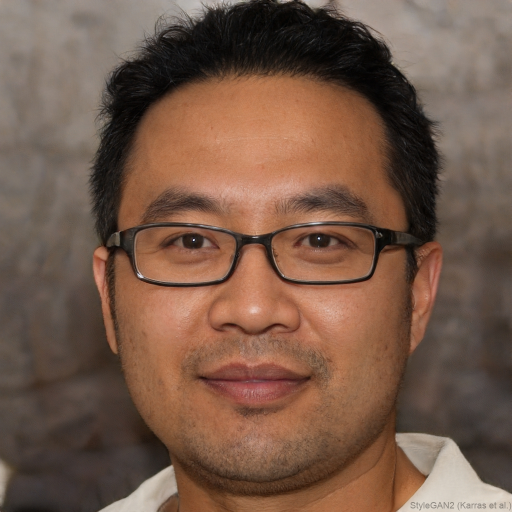
#> input picture backend/test.jpg, 1024 x 1024 px (shown at 1/2 size)
$ python diagnose.py
#> lines starting #> are read from the running program, lines starting #| are printed output that depends on the picture
import cv2
import numpy as np

for f in ['test.jpg', 'dark.jpg', 'indian.jpg']:
    img = cv2.imread(f)
#> img is the input picture: shape (1024, 1024, 3); mean B, G, R 73, 89.1, 117.5
    if img is None:
        print(f'{f}: Could not read file')
        continue
    img = cv2.resize(img, (400, 400))
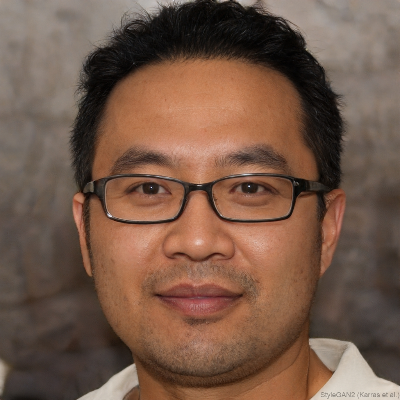
#> img: shape (400, 400, 3); mean B, G, R 72.9, 88.9, 117.3
    lab = cv2.cvtColor(img, cv2.COLOR_BGR2LAB)
#> lab: shape (400, 400, 3); mean of channels 0, 1, 2 101.5, 137.4, 141.7
    center = lab[150:250, 150:250].reshape(-1, 3)
    avg = center.mean(axis=0)
#> avg = [126.6, 145.3, 149.6]
    b_centered = avg[2] - 128
#> b_centered = 21.58
    L_adjusted = avg[0] - 50
#> L_adjusted = 76.61
    ITA = float(__import__('numpy').degrees(__import__('numpy').arctan2(L_adjusted, b_centered + 1e-6)))
#> ITA = 74.27
    print(f'{f}: L={avg[0]:.1f} a={avg[1]:.1f} b={avg[2]:.1f} ITA={ITA:.1f}')
#| test.jpg: L=126.6 a=145.3 b=149.6 ITA=74.3
#> pass 2 of the loop `for f in ['test.jpg', 'dark.jpg', 'indian.jpg']:`:
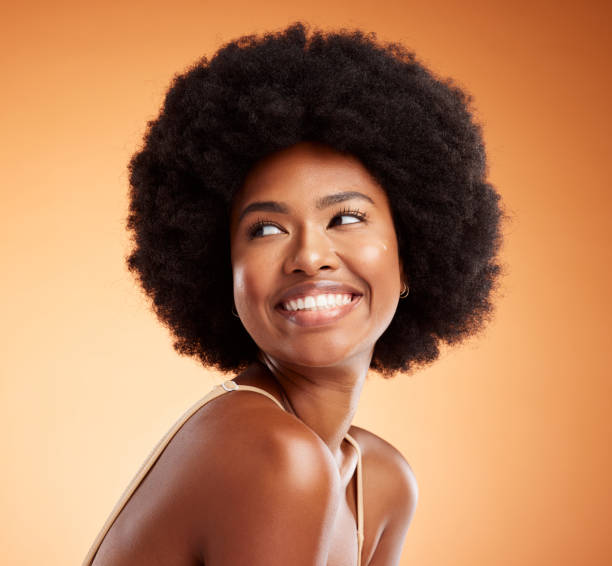
#> input picture backend/dark.jpg, 612 x 566 px
#> img is the input picture: shape (566, 612, 3); mean B, G, R 88, 124.6, 178.7
#> `img = cv2.resize(img, (400, 400))`:
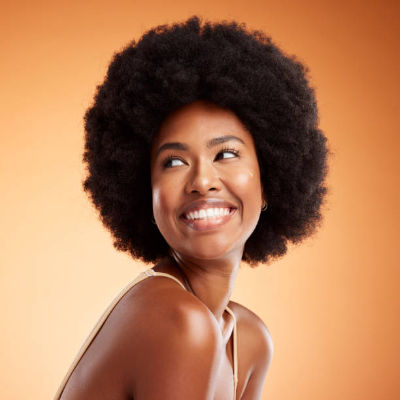
#> img: shape (400, 400, 3); mean B, G, R 87.9, 124.5, 178.6
#> lab: shape (400, 400, 3); mean of channels 0, 1, 2 141.9, 144.9, 155.7
#> avg = [136.7, 147.9, 150]
#> b_centered = 21.99
#> L_adjusted = 86.65
#> ITA = 75.76
#| dark.jpg: L=136.7 a=147.9 b=150.0 ITA=75.8
#> pass 3 of the loop `for f in ['test.jpg', 'dark.jpg', 'indian.jpg']:`:
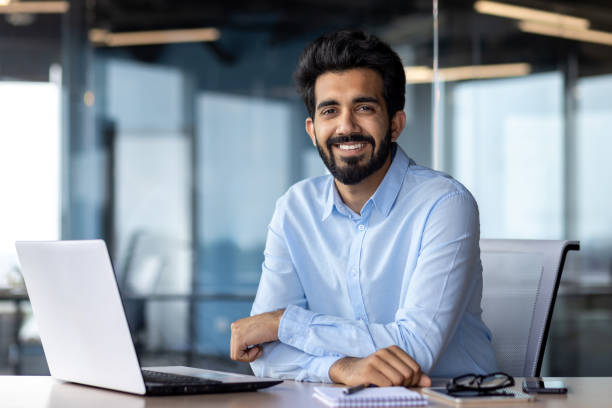
#> input picture backend/indian.jpg, 612 x 408 px
#> img is the input picture: shape (408, 612, 3); mean B, G, R 157.1, 146.5, 136.9
#> `img = cv2.resize(img, (400, 400))`:
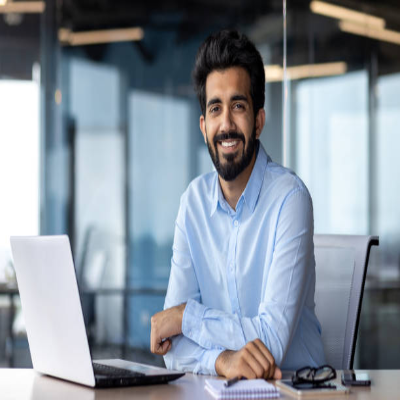
#> img: shape (400, 400, 3); mean B, G, R 157, 146.4, 136.8
#> lab: shape (400, 400, 3); mean of channels 0, 1, 2 150.3, 127.4, 121.5
#> avg = [178.2, 126.3, 116.2]
#> b_centered = -11.8
#> L_adjusted = 128.2
#> ITA = 95.26
#| indian.jpg: L=178.2 a=126.3 b=116.2 ITA=95.3
